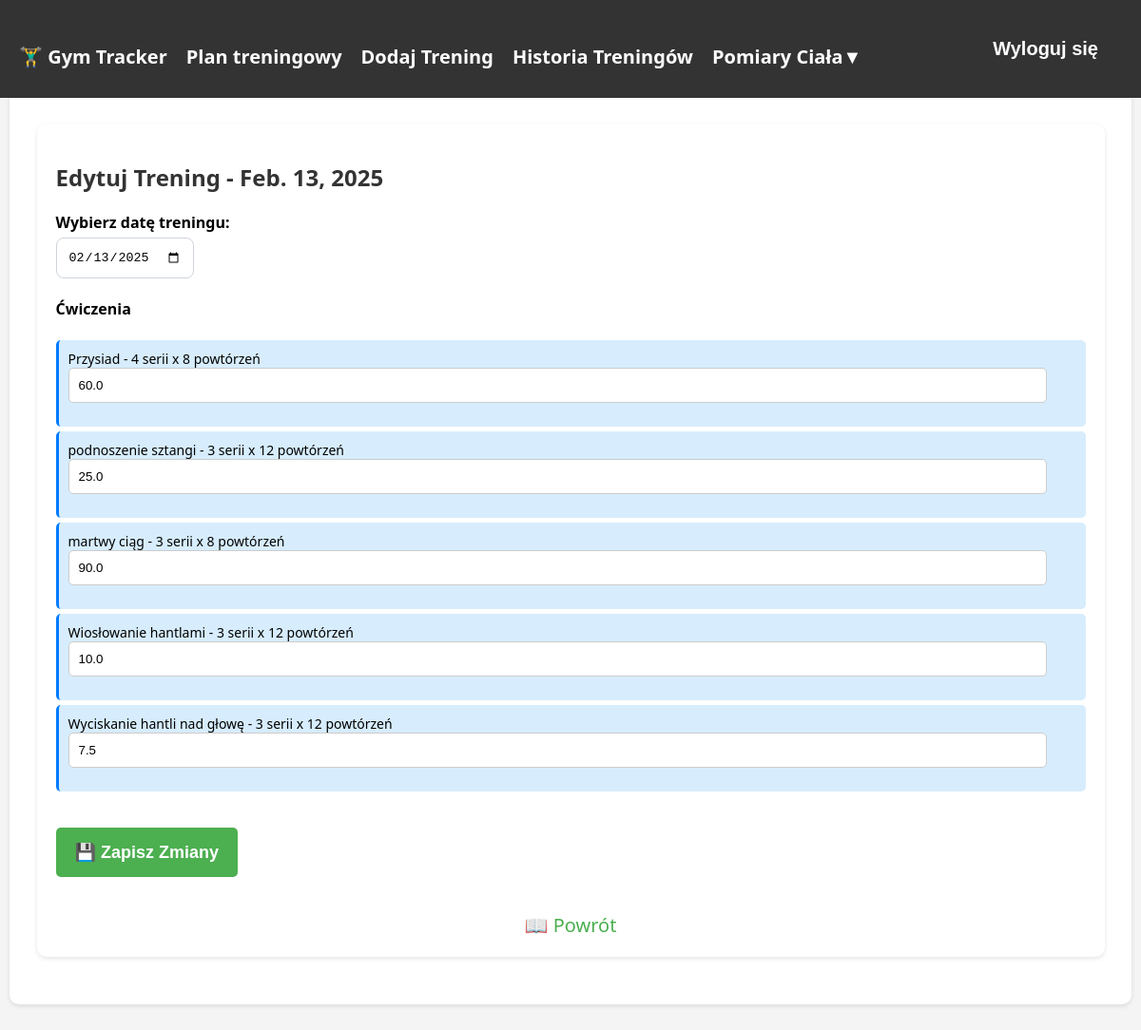
The page /historia_treningow/edytuj_trening/2/ (signed in) on the database its author committed.
### tracker/models.py (models this page shows, shortened)
class Workout(models.Model):
    user = models.ForeignKey(User, on_delete=models.CASCADE)
    plan = models.ForeignKey('TrainingPlan', on_delete=models.CASCADE, null=True, blank=True)
    training_day = models.ForeignKey('TrainingDay', on_delete=models.CASCADE, null=True, blank=True)
    date = models.DateField(null=True, blank=True, default=datetime.now)

class WorkoutExercise(models.Model):
    workout = models.ForeignKey(Workout, on_delete=models.CASCADE, related_name="exercises")
    exercise = models.ForeignKey(Exercise, on_delete=models.CASCADE, default=None)
    name = models.CharField(max_length=255, default=None)
    serie = models.IntegerField(default=None)
    powtorzenia = models.IntegerField(default=None)
    ciezar = models.FloatField(default=0.0)

### tracker/views.py (the view, shortened to what this page needs)
# urls.py: path("historia_treningow/edytuj_trening/<int:workout_id>/", edit_workout, name="edit_workout"),
@login_required
def edit_workout(request, workout_id):
    workout = get_object_or_404(Workout, id=workout_id, user=request.user)
    return render(request, "tracker/edit_workout.html", {
        "workout": workout,
        "exercises": workout.exercises.all()
    })

### tracker/templates/tracker/edit_workout.html (shortened to what this page needs)
{% extends "tracker/base.html" %}
{% block content %}
<div class="container">
    <h2>Edytuj Trening - {{ workout.date }}</h2>
    <form method="post">
        <div class="form-group">
            <label for="id_date">Wybierz datę treningu:</label>
            <input type="date" id="id_date" name="date" class="form-control"
                   value="{{ workout.date|date:'Y-m-d' }}" required>
        </div>
        <h4>Ćwiczenia</h4>
        <ul class="list-group">
            {% for exercise in exercises %}
                <li class="list-group-item d-flex justify-content-between align-items-center">
                    <span>
                        {{ exercise.name }} - {{ exercise.serie }} serii x {{ exercise.powtorzenia }} powtórzeń
                    </span>
                    <input type="number" name="weight_{{ exercise.id }}" class="form-control"
                           value="{{ exercise.ciezar }}" min="0" step="0.5" required>
                </li>
            {% endfor %}
        </ul>
        <br>
        <button type="submit" class="btn btn-success">💾 Zapisz Zmiany</button>
    </form>
    <br>
    <a href="{% url 'workout_history' %}" class="btn btn-secondary">📖 Powrót</a>
</div>
{% endblock %}

### rows shown on the page
Workout: date "Feb. 13, 2025", date "02/13/2025"
WorkoutExercise: name "Przysiad", serie "4", powtorzenia "8", ciezar "60.0"
WorkoutExercise: name "podnoszenie sztangi", serie "3", powtorzenia "12", ciezar "25.0"
WorkoutExercise: name "martwy ciąg", serie "3", powtorzenia "8", ciezar "90.0"
WorkoutExercise: name "Wiosłowanie hantlami", serie "3", powtorzenia "12", ciezar "10.0"
WorkoutExercise: name "Wyciskanie hantli nad głowę", serie "3", powtorzenia "12", ciezar "7.5"
